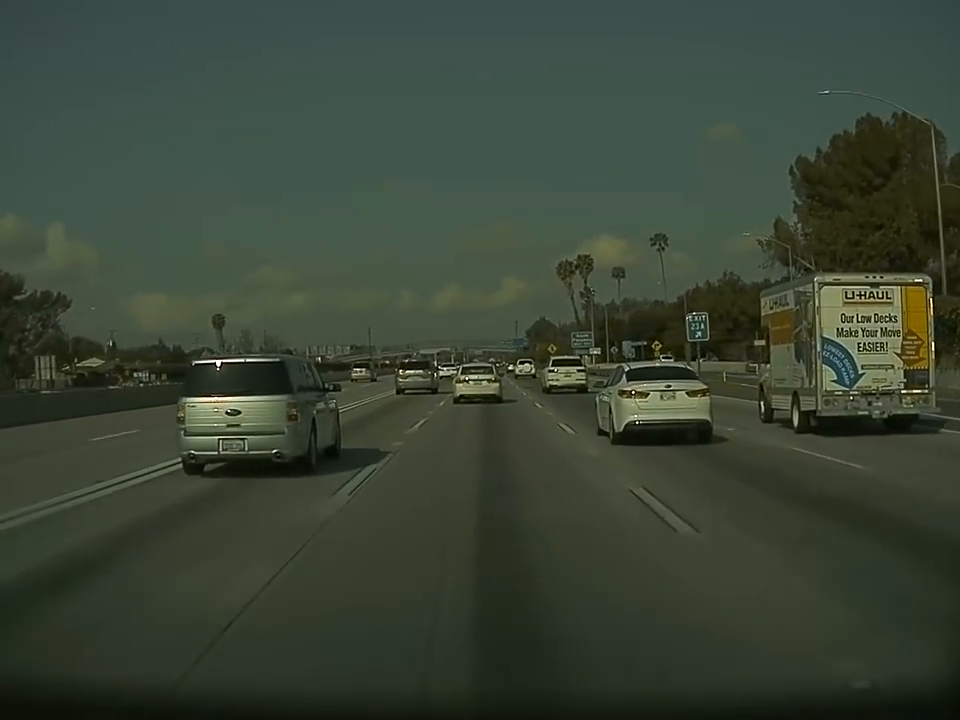
#> input picture frame 99 of car.mp4, 960 x 720 px, given in place of cycle.mp4, which was not available
$ python car_ai.py
#> lines starting #> are read from the running program, lines starting #| are printed output that depends on the picture; after the words box and inside, x2 and y2 are one past the last pixel; in counts of white or black regions, pixels touching at a corner belong together; pictures that were not available may be replaced by others from this repository, and a replacement may not be noted
import cv2

#image /vid
#img = cv2.imread('car1.png')
video = cv2.VideoCapture('cycle.mp4')

#pre-trained data
car_data = cv2.CascadeClassifier('car.xml')
pedestrian_data = cv2.CascadeClassifier('haarcascade_fullbody.xml')

while True:

    (read_successful, frame) = video.read()
#> frame is the input picture: shape (720, 960, 3); mean B, G, R 53.5, 68.4, 57.8

    if read_successful:

        #conv to b/w
        grayscaled_frame = cv2.cvtColor(frame, cv2.COLOR_BGR2GRAY)
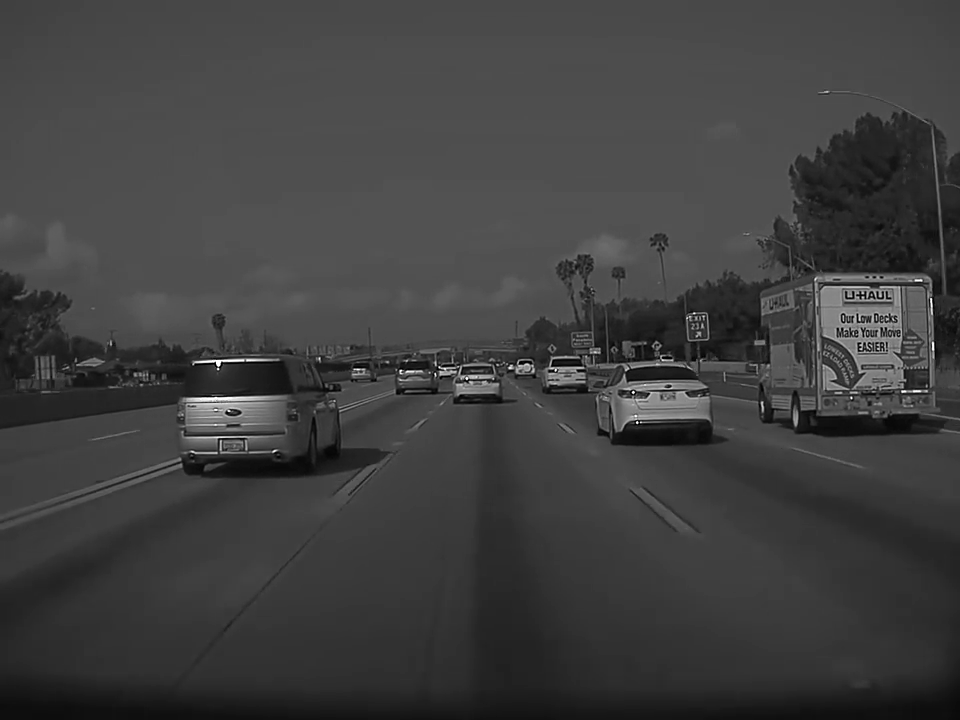
#> grayscaled_frame: shape (720, 960); min 0, max 255, mean 63.5
    else:
        break


    #detection and pedestrians
    car_coordinates = car_data.detectMultiScale(grayscaled_frame)
#> car_coordinates = [[61, 342, 59, 59], [590, 345, 144, 144]]
    pedestrian_coordinates = pedestrian_data.detectMultiScale(grayscaled_frame)
#> pedestrian_coordinates = ()

    #rectangles around detections of cars
    for (x,y,w,h) in car_coordinates:
        cv2.rectangle(frame,(x,y),(x+w, y+h),(0,0,255),2)
#> this loop made 2 passes
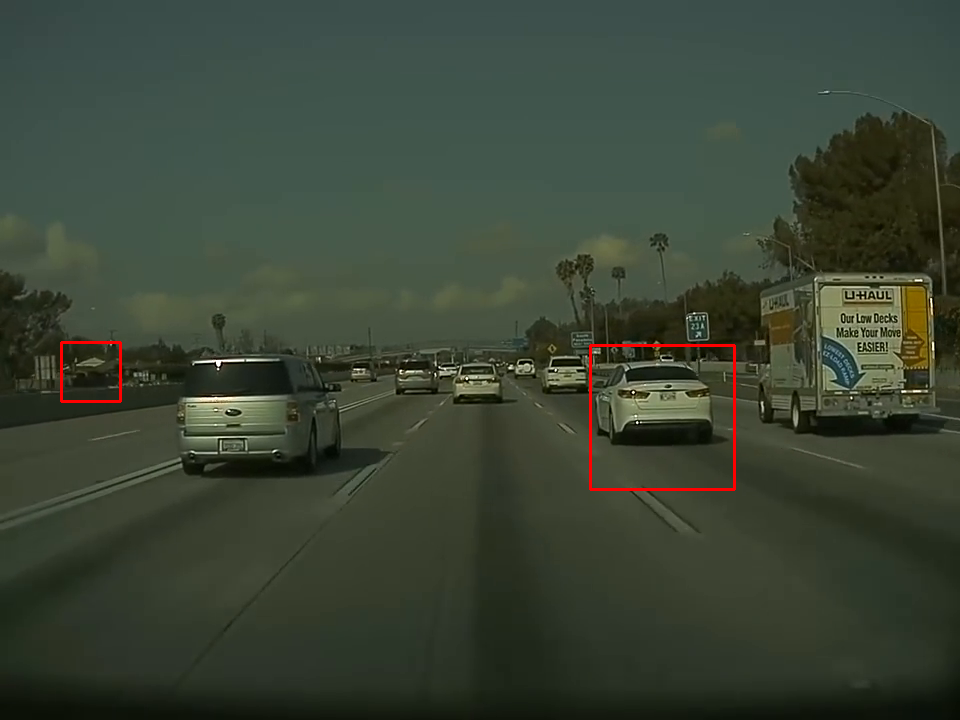
#> frame: shape (720, 960, 3); 0.35% of pixels changed, all inside (x1, y1, x2, y2) = (60, 341, 736, 491)

    #rectangles around detections of pedestrians
    for (x,y,w,h) in pedestrian_coordinates:
        cv2.rectangle(frame,(x,y),(x+w, y+h),(0,255,255),2)
#> this loop made 0 passes


    #disp img with tracking
    cv2.imshow('Car Detection',frame)
    key = cv2.waitKey(1)
#> (key Esc is pressed here)
    # stop when Q is pressed
    if key==81 or key==113:
        break


video.release()
cv2.destroyAllwindows()


print("code completed")

$ run again, starting later in the video
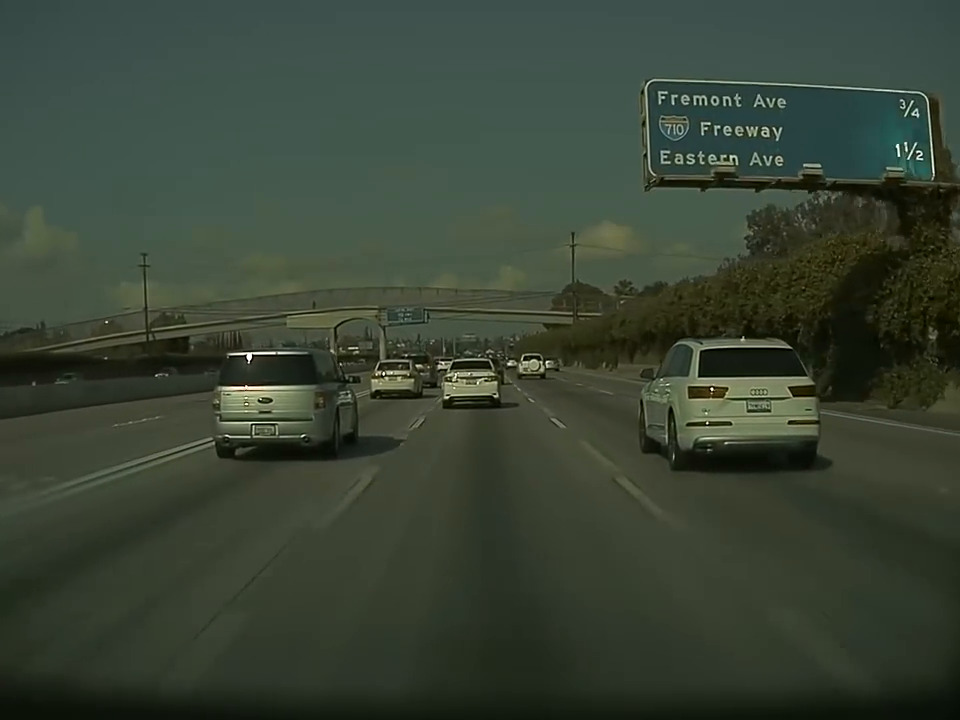
#> input picture frame 446 of car.mp4, 960 x 720 px, given in place of cycle.mp4, which was not available
#> frame is the input picture: shape (720, 960, 3); mean B, G, R 52.8, 67.4, 56.8
#> `grayscaled_frame = cv2.cvtColor(frame, cv2.COLOR_BGR2GRAY)`:
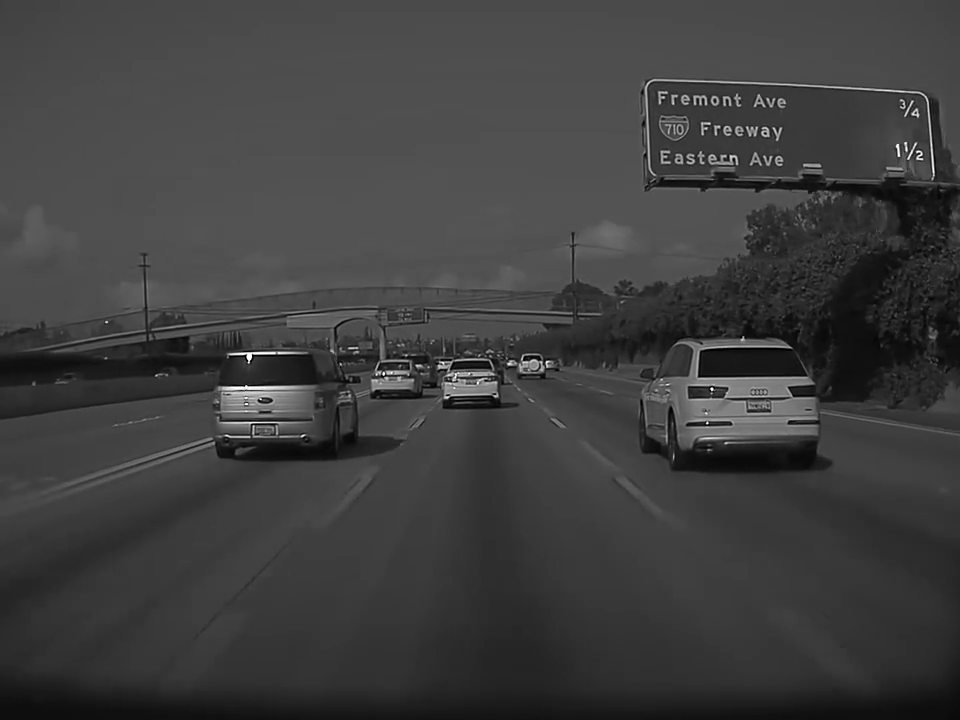
#> grayscaled_frame: shape (720, 960); min 0, max 255, mean 62.5
#> car_coordinates = [[782, 364, 44, 44], [630, 128, 92, 92], [596, 277, 278, 278]]
#> pedestrian_coordinates = ()
#> the loop `for (x,y,w,h) in car_coordinates:` made 3 passes
#> after the loop `for (x,y,w,h) in car_coordinates:`:
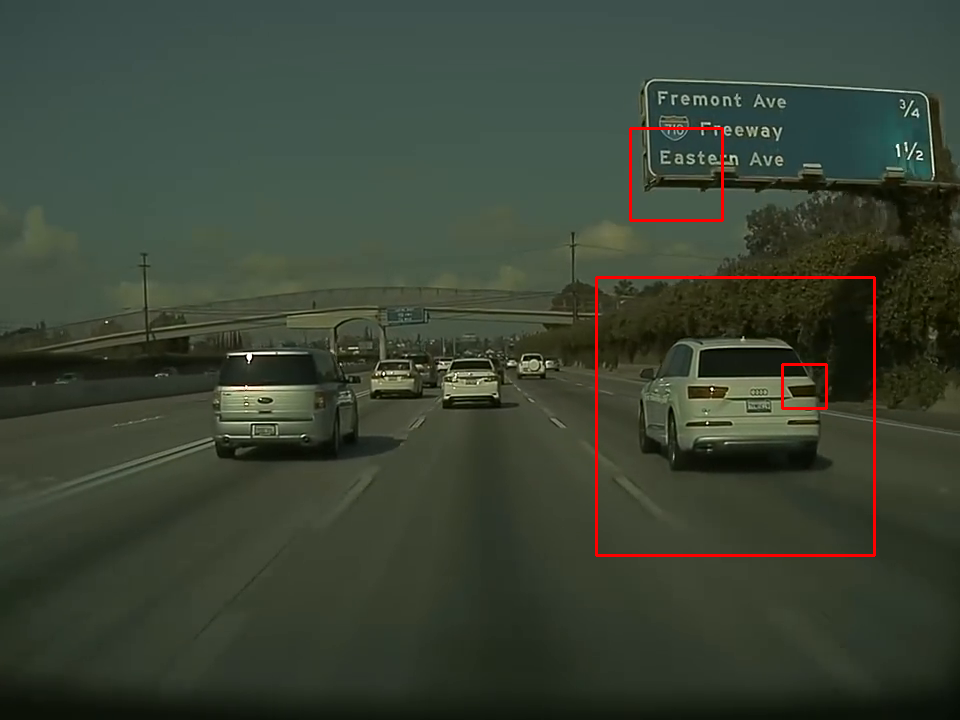
#> frame: shape (720, 960, 3); 0.72% of pixels changed, all inside (x1, y1, x2, y2) = (595, 127, 876, 557)

$ run again, starting later in the video
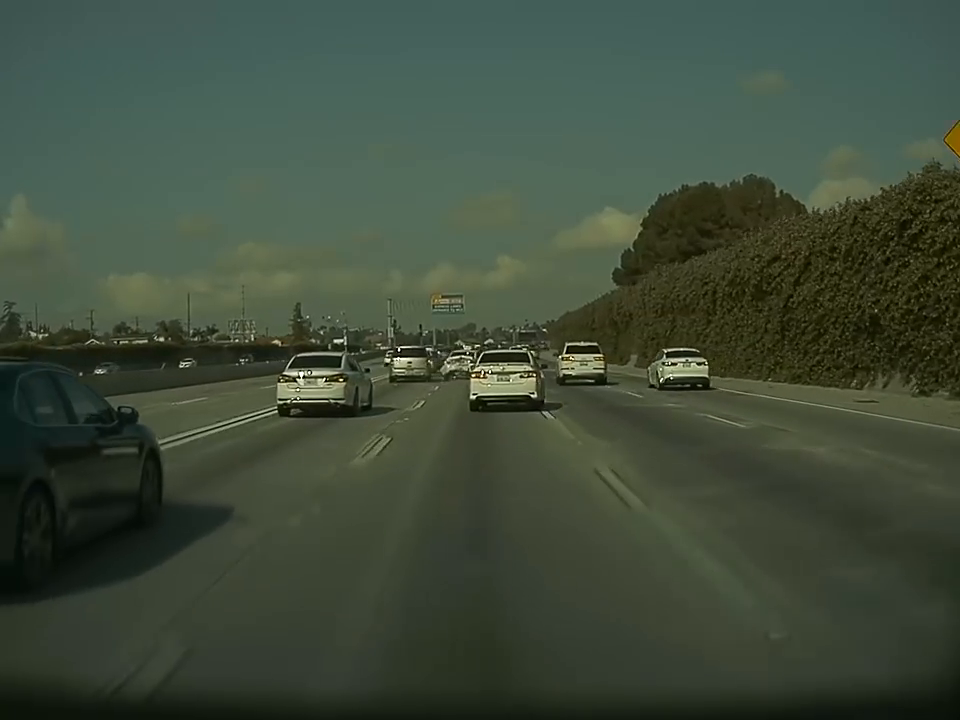
#> input picture frame 793 of car.mp4, 960 x 720 px, given in place of cycle.mp4, which was not available
#> frame is the input picture: shape (720, 960, 3); mean B, G, R 59.1, 75.5, 63.1
#> `grayscaled_frame = cv2.cvtColor(frame, cv2.COLOR_BGR2GRAY)`:
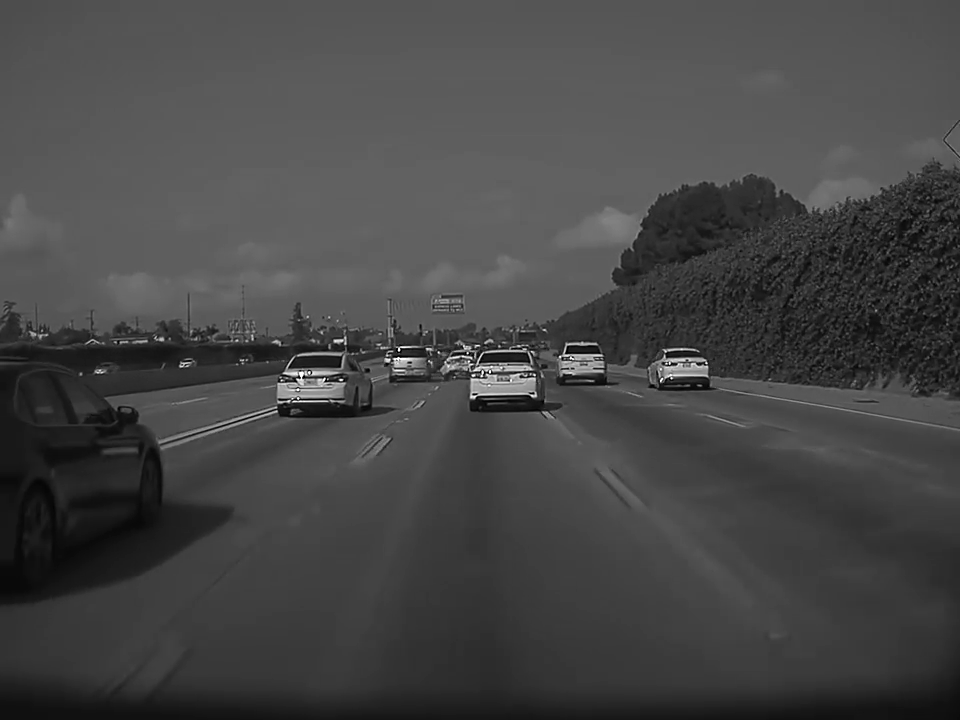
#> grayscaled_frame: shape (720, 960); min 0, max 255, mean 69.9
#> car_coordinates = [[640, 330, 87, 87]]
#> pedestrian_coordinates = ()
#> the loop `for (x,y,w,h) in car_coordinates:` made 1 pass
#> after the loop `for (x,y,w,h) in car_coordinates:`:
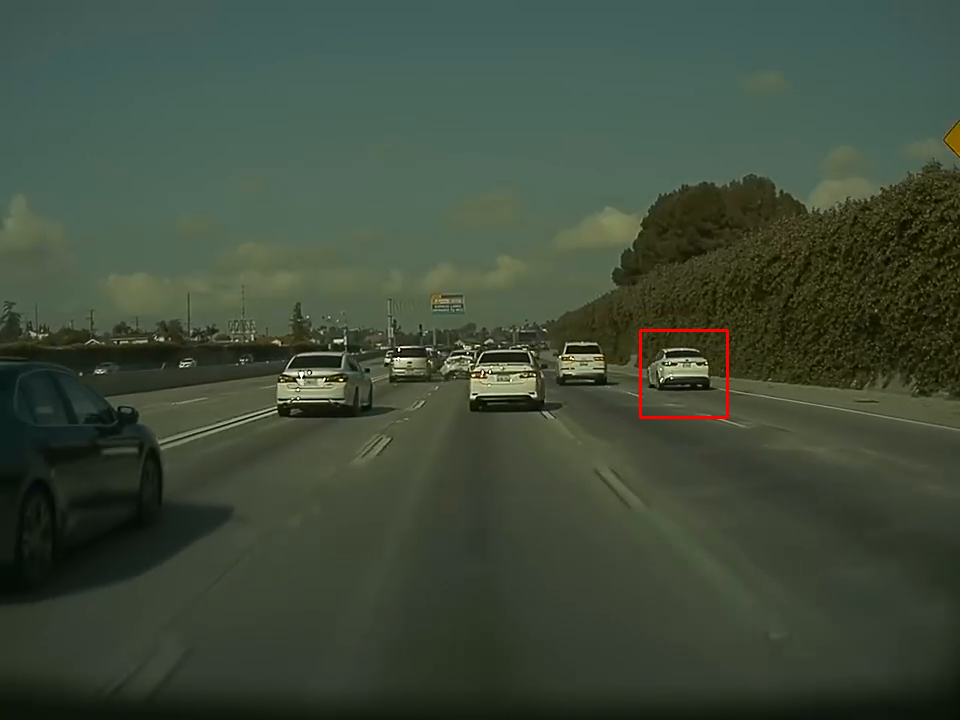
#> frame: shape (720, 960, 3); 0.15% of pixels changed, all inside (x1, y1, x2, y2) = (639, 329, 729, 419)
